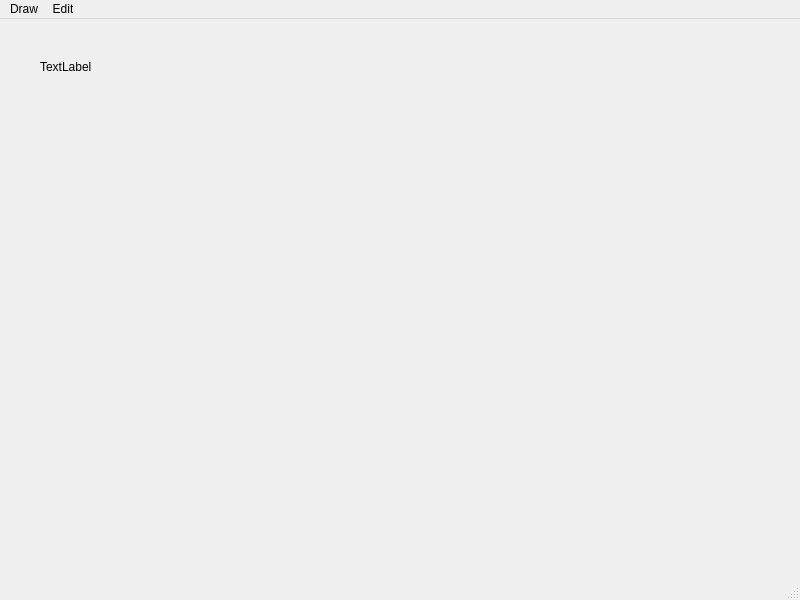
<?xml version="1.0" encoding="UTF-8"?>
<ui version="4.0">
 <class>MainWindow</class>
 <widget class="QMainWindow" name="MainWindow">
  <property name="geometry">
   <rect>
    <x>0</x>
    <y>0</y>
    <width>800</width>
    <height>600</height>
   </rect>
  </property>
  <property name="windowTitle">
   <string>MainWindow</string>
  </property>
  <widget class="QWidget" name="centralwidget">
   <widget class="QLabel" name="label">
    <property name="geometry">
     <rect>
      <x>40</x>
      <y>40</y>
      <width>59</width>
      <height>16</height>
     </rect>
    </property>
    <property name="text">
     <string>TextLabel</string>
    </property>
   </widget>
  </widget>
  <widget class="QMenuBar" name="menubar">
   <property name="geometry">
    <rect>
     <x>0</x>
     <y>0</y>
     <width>800</width>
     <height>22</height>
    </rect>
   </property>
   <widget class="QMenu" name="menuDraw">
    <property name="title">
     <string>Draw</string>
    </property>
    <widget class="QMenu" name="menuProperties">
     <property name="title">
      <string>Properties</string>
     </property>
     <addaction name="actionPage_Setup"/>
     <addaction name="actionSet_Password"/>
    </widget>
    <addaction name="actionDraw_Circle"/>
    <addaction name="actionDraw_Rectangle"/>
    <addaction name="actionDraw_Line"/>
    <addaction name="separator"/>
    <addaction name="menuProperties"/>
   </widget>
   <widget class="QMenu" name="menuEdit">
    <property name="title">
     <string>Edit</string>
    </property>
    <addaction name="actionCut"/>
    <addaction name="actionCopy"/>
    <addaction name="actionPaste"/>
   </widget>
   <addaction name="menuDraw"/>
   <addaction name="menuEdit"/>
  </widget>
  <widget class="QStatusBar" name="statusbar"/>
  <action name="actionDraw_Circle">
   <property name="text">
    <string>Draw Circle</string>
   </property>
  </action>
  <action name="actionDraw_Rectangle">
   <property name="text">
    <string>Draw Rectangle</string>
   </property>
  </action>
  <action name="actionDraw_Line">
   <property name="text">
    <string>Draw Line</string>
   </property>
  </action>
  <action name="actionPage_Setup">
   <property name="text">
    <string>Page Setup</string>
   </property>
  </action>
  <action name="actionSet_Password">
   <property name="text">
    <string>Set Password</string>
   </property>
   <property name="shortcut">
    <string>Shift+P</string>
   </property>
  </action>
  <action name="actionCut">
   <property name="text">
    <string>Cut</string>
   </property>
   <property name="shortcut">
    <string>Ctrl+X</string>
   </property>
  </action>
  <action name="actionCopy">
   <property name="text">
    <string>Copy</string>
   </property>
   <property name="shortcut">
    <string>Ctrl+C</string>
   </property>
  </action>
  <action name="actionPaste">
   <property name="text">
    <string>Paste</string>
   </property>
   <property name="shortcut">
    <string>Ctrl+V</string>
   </property>
  </action>
 </widget>
 <resources/>
 <connections/>
</ui>
